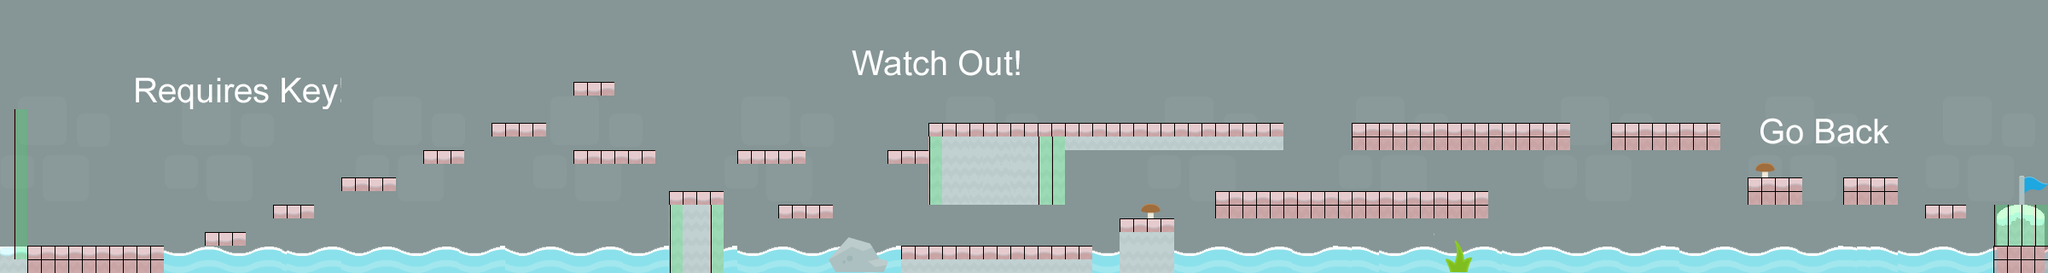

This is a level from a 2D game, rendered from its Tiled map with the project's own tilesets. A one-line summary and the map file follow, with tile-layer data summarised:
An orthogonal 150x20 tile map with 16x16 px tiles, 5 tile layers (cav, water, bg, bgtwo, ...), 5 tilesets and 15 objects (Gate, EnemyOne, EnemyTwo, star1, star2, ...).

<map version="1.0" orientation="orthogonal" width="150" height="20" tilewidth="16" tileheight="16">
 <tileset firstgid="1" name="requireskey" tilewidth="16" tileheight="16">
  <image source="requireskey.png" width="400" height="400" />
 </tileset>
 <tileset firstgid="626" name="watertiles" tilewidth="16" tileheight="16">
  <image source="watertiles.png" width="512" height="384" />
 </tileset>
 <tileset firstgid="1394" name="meta_tiles" tilewidth="16" tileheight="16">
  <image source="meta_tiles.png" width="67" height="34" />
  <tile id="0">
   <properties>
    <property name="Stand" value="True" />
   </properties>
  </tile>
  <tile id="6">
   <properties>
    <property name="BlockRight" value="True" />
   </properties>
  </tile>
 </tileset>
 <tileset firstgid="1402" name="bg_castle" tilewidth="16" tileheight="16">
  <image source="bg_castle.png" width="256" height="256" />
 </tileset>
 <tileset firstgid="1658" name="levelonetiles" tilewidth="16" tileheight="16">
  <image source="levelonetiles.png" width="400" height="400" />
 </tileset>
 <layer name="cav" width="150" height="20">
  <data>[3000 cells, 3000 non-empty, 255 distinct tile ids]</data>
 </layer>
 <layer name="water" width="150" height="20">
  <data>[3000 cells, 232 non-empty, 24 distinct tile ids]</data>
 </layer>
 <layer name="bg" width="150" height="20">
  <data>[3000 cells, 404 non-empty, 75 distinct tile ids]</data>
 </layer>
 <layer name="bgtwo" width="150" height="20">
  <data>[3000 cells, 123 non-empty, 123 distinct tile ids]</data>
 </layer>
 <layer name="block" width="150" height="20">
  <data>[3000 cells, 269 non-empty, 2 distinct tile ids]</data>
 </layer>
 <objectgroup name="Object" width="150" height="20">
  <object name="Gate" x="96" y="276" />
  <object name="EnemyOne" x="429" y="184" />
  <object name="EnemyTwo" x="2187" y="192" />
 </objectgroup>
 <objectgroup name="starObjs" width="150" height="20">
  <object name="star1" x="151" y="265" />
  <object name="star2" x="175" y="265" />
  <object name="star4" x="1175" y="281" />
  <object name="star6" x="1623" y="225" />
  <object name="star8" x="2178" y="202" />
  <object name="star7" x="1779" y="133" />
  <object name="star5" x="1261" y="137" />
  <object name="star3" x="700" y="89" />
 </objectgroup>
 <objectgroup name="powerObjs" width="150" height="20">
  <object name="shotrefill1" x="1009" y="267" />
  <object name="platform1" x="993" y="262" />
  <object name="shotrefill2" x="1956" y="133" />
 </objectgroup>
 <objectgroup name="moveObjs" width="150" height="20">
  <object name="Key" x="2104" y="195" />
 </objectgroup>
</map>
